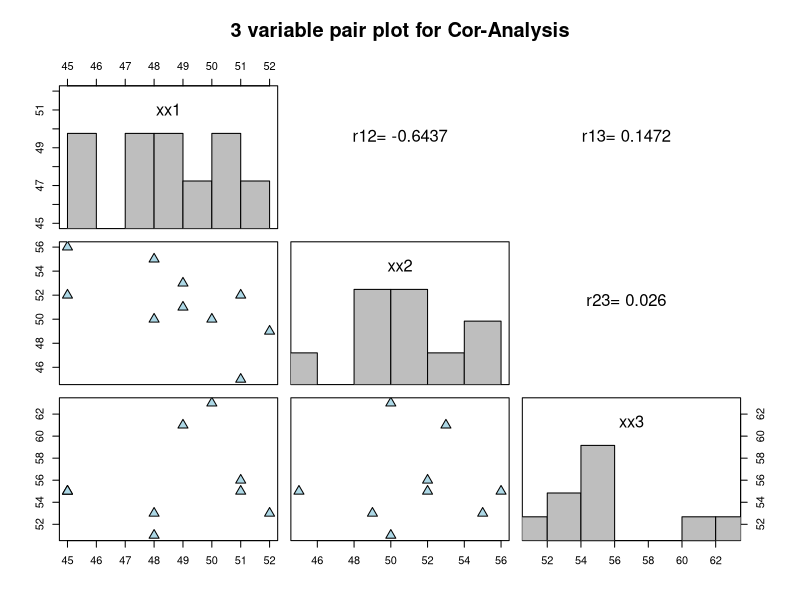

Recreate this plot in R.
#####################################################################
# simple correlation analysis
# partial correlation analysis
# covariation analysis
#####################################################################

# 1.two cor-test  p.73 ####
# T=r*sqrt{(n-2)/(1-r^2)}
# make hypothesis, check siginificant level, decise test statistic
x1=c(48,45,51,49,50,51,52,45,48,49) # data1
x2=c(55,56,52,53,50,45,49,52,50,51) # data2
cov(x1,x2) #cov
cor.test(x1,x2)

# 2. two cor-test(standardization)  p.74 ####
# T = 1/2  * log {(1+r)/(1-r)},  z=sqrt(n-3)*[(t-1/2)*log{(1+p)/(1-p)}]
# p는 귀무가설 상관관계
x1=c(48,45,51,49,50,51,52,45,48,49) # data1
x2=c(55,56,52,53,50,45,49,52,50,51) # data2
r=-0.4  # p
rr=cor(x1,x2)
n=length(x1)
t=0.5*log((1+rr)/(1-rr)) # t 산정
z=sqrt(n-3)*(t-0.5*log((1+r)/(1-r)))
2*(1-pnorm(abs(z)))

# 3. N cor-test p.75 ####
#3개 변량에 대해서 cor-box 그리기 
x3=c(53,55,56,61,63,55,53,55,51,NA)
xx=matrix(c(x1,x2,x3),nc=3)

panel.hist<-function(x,...){
  usr<-par("usr"); on.exit(par(usr))
  par(usr=c(usr[1:2],0,1.5))
  h<-hist(x, plot=FALSE)
  breaks <- h$breaks; nB <-length(breaks)
  y<- h$counts; y <- y/max(y)
  rect(breaks[-nB],0,breaks[-1],y,col = "gray",...)
}


pairs(xx,labels = c("xx1","xx2","xx3"),
      main="3 variable pair plot for Cor-Analysis",
      cex=1.5,pch=24,bg="light blue",
      diag.panel = panel.hist, cex.labels = 1.5,font.labels = 1.5,
      upper.panel = NULL)

r12=signif(cor.test(x1,x2)$estimate,digits=4)
r13=signif(cor.test(x1,x3)$estimate,digits=4)
r23=signif(cor.test(x2,x3)$estimate,digits=4)
text(0.5,0.8,paste("r12=",r12))
text(0.8,0.8,paste("r13=",r13))
text(0.8,0.5,paste("r23=",r23))

# 4. N variable partial cor-test  p.78 ####
x1=c(48,45,51,49,50,51,52,45,48,49) # data1
x2=c(55,56,52,53,50,45,49,52,50,51) # data2
x3=c(53,55,56,61,63,55,53,55,51,NA) # data3
xx=matrix(c(x1,x2,x3),nc=3) # matrix
cov(xx,use = "na.or.complete") #cov
cor(xx,use = "na.or.complete") #cor
cor.test(x1,x2)$p.value #cor p-value
library(corpcor)
cor2pcor(cor(xx,use = "na.or.complete"))

# 5. 2 variable Rank cor-test  p.80 ####
# 제품간 선호도가 종속인가 
#  3개 이상일 때는 matrix를 만든다 
y1=c(1,1,2,3,3,5,5,5,7,7,7,8,8,8,9,9)
y2=c(3,5,6,3,9,8,1,2,3,1,3,4,6,3,1,2)
cor.test(y1,y2)
cor.test(y1,y2,method = "kendall",exact = F) #비모수,명목 
cor.test(y1,y2,method = "spearman",exact = F) #랭크

# 6. Ancova  p.85 (이것으로 지역효과 월효과 확인 가능) ####
cc=c(65,56,77,57,48 ,55,35,41,39,38 ,88,64,94,74,69, 66,46,76,56,44 ,55)
xx=gl(2,10,21,labels = c("남자","여자"))
yy=gl(3,7,21,labels = c("동","서","남"))
summary(lm(cc~xx))


# library(ggally)에서 ggpair 그리면 됨 
